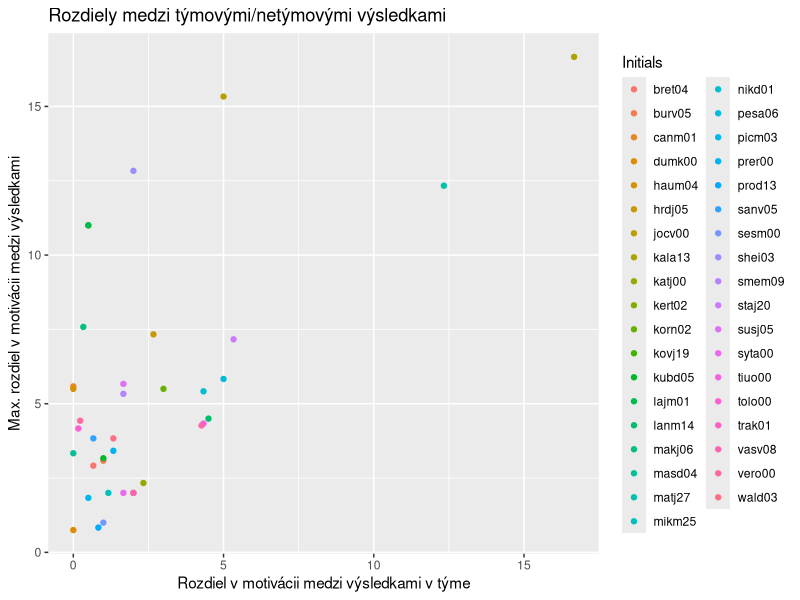
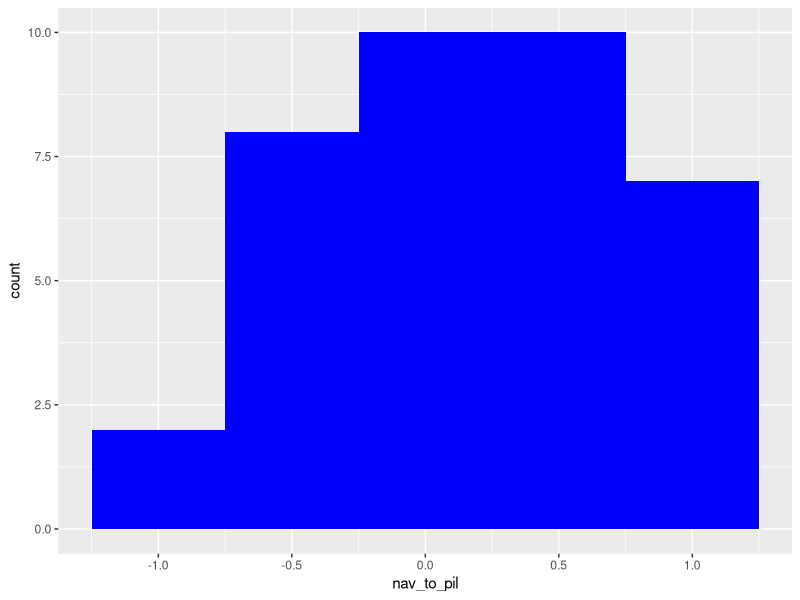
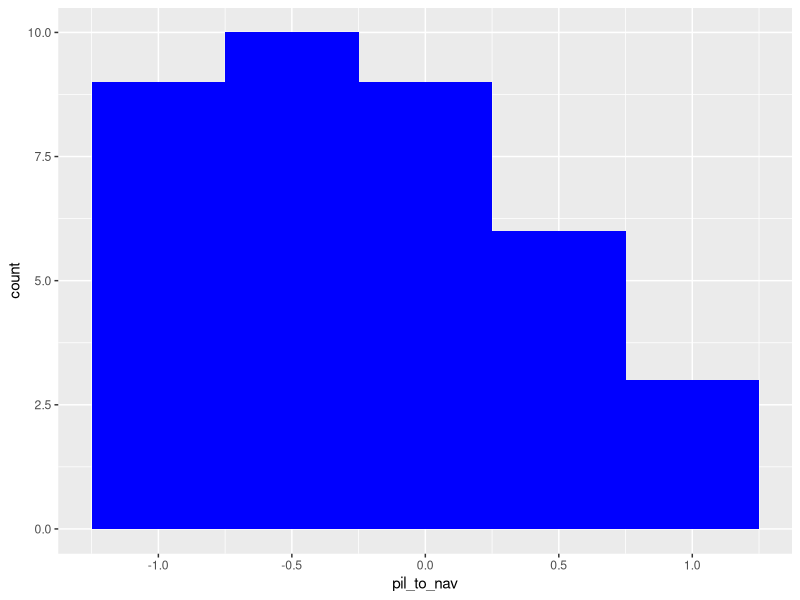
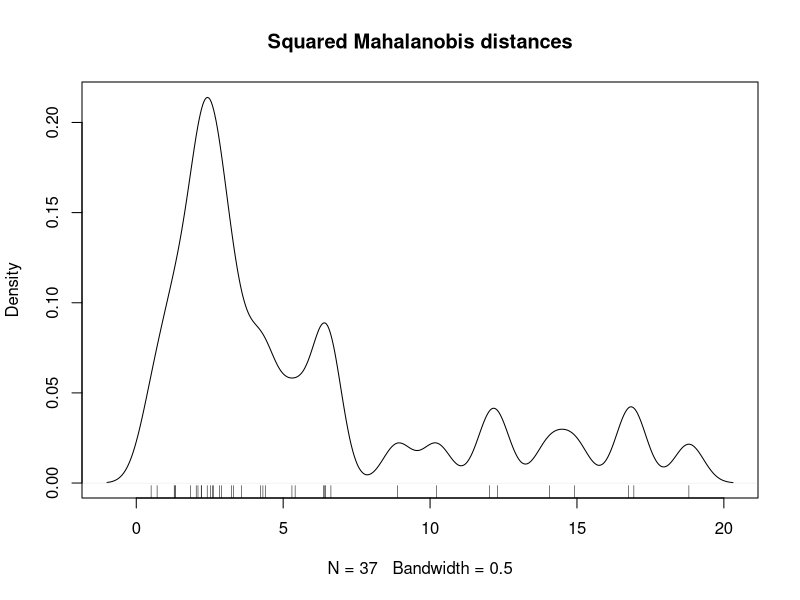
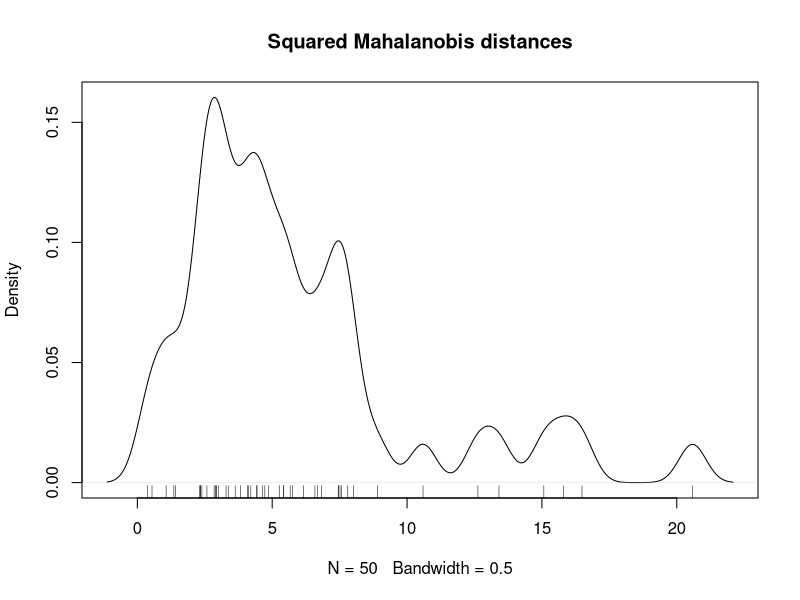

Recreate these plots in R, in order.

# Dependencies
list.of.packages <- c("openxlsx","magrittr","tidyverse")
new.packages <- list.of.packages[!(list.of.packages %in% installed.packages()[,"Package"])]
if(length(new.packages)) install.packages(new.packages)
lapply(list.of.packages, require, character.only = TRUE)
rm(list = c("list.of.packages","new.packages"))

# read xlsx data if it is not loaded yet
if (!exists("Stats")) Stats <- openxlsx::read.xlsx("Stats.xlsx", sheet = "Sheet 1")

# filtrovanie a oprava chybných
Stats <- subset(Stats,!(Student_ID %in% c("1ac81dbe09bf3f0f3eac3d67ebc7c53e") 
                        & Exc_round  == 1)) #
Stats <- subset(Stats,!(Student_ID %in% c("6f1c1fea47a3b121012af306c5824c02") 
                        & Exc_round  == 2)) #
Stats <- subset(Stats,!(Student_ID %in% c("9547de7153ef46ae8a67d6548b3c2e25")))


# personality
personality <- Stats %>% 
  group_by(Initials) %>% 
  summarize(B5_O = round(mean(B5_O)),
             B5_C = round(mean(B5_C)),
             B5_E = round(mean(B5_E)),
             B5_A = round(mean(B5_A)),
             B5_N = round(mean(B5_N)),
             SS_Exp_seek = round(mean(SS_Exp_seek)),
             SS_Boredom_susc = round(mean(SS_Boredom_susc)),
             SS_Thrill_adv = round(mean(SS_Thrill_adv)),
             SS_Disinhib= round(mean(SS_Disinhib))) %>% 
  select(Initials, B5_O:SS_Disinhib)

# students with average(for exercises) motivation by role
mot_by_role <- Stats %>% as_tibble %>%
  select(Initials, Exc_round, INNER_R1:Role_06) %>%
  gather(Round,Result,INNER_R1:INNER_R6, factor_key=TRUE) %>%
  mutate(Role = case_when(Round == "INNER_R1" ~ Role_01,
                          Round == "INNER_R2" ~ Role_02,
                          Round == "INNER_R3" ~ Role_03,
                          Round == "INNER_R4" ~ Role_04,
                          Round == "INNER_R5" ~ Role_05,
                          Round == "INNER_R6" ~ Role_06)) %>%
  select(Initials, Role, Exc_round, Round, Result) %>% 
  group_by(Initials, Role) %>% 
  summarize(mean_mot = mean(Result, na.rm = T),
            min_mot = min(Result, na.rm = T),
            max_mot = max(Result, na.rm = T),
            rng_mot = max(Result, na.rm = T) - min(Result, na.rm = T),
            .groups = "keep") %>% 
  mutate(Role = factor(Role))
 
# personal results, remove personality 
person_res <- mot_by_role %>% 
  pivot_wider(names_from = "Role",
              values_from = c("mean_mot","min_mot","max_mot","rng_mot")) %>% 
  inner_join(personality, by  = "Initials")

#rm(personality)

# exercise results
ex_res_long <- Stats %>% 
  as_tibble %>%
  select(Initials, Exc_round, INNER_R1:Role_06) %>%
  gather(Round,Result,INNER_R1:INNER_R6, factor_key=TRUE) %>%
  mutate(Role = case_when(Round == "INNER_R1" ~ Role_01,
                          Round == "INNER_R2" ~ Role_02,
                          Round == "INNER_R3" ~ Role_03,
                          Round == "INNER_R4" ~ Role_04,
                          Round == "INNER_R5" ~ Role_05,
                          Round == "INNER_R6" ~ Role_06))%>%
  select(Initials, Role, Exc_round, Round, Result) %>% 
  arrange(Initials,Role,Exc_round,Round) 





#############################################
# 1. Protikladné dynamiky u jedince v režimu Solo vs Team

dt <- mot_by_role %>% group_by(Initials) %>% 
  summarize(max_rng = max(mean_mot)-min(mean_mot),
            pct = n()) %>% 
  filter(pct > 1) %>% 
  select(-pct) %>% left_join(mot_by_role %>% 
                                filter(Role %in% c("Navigator","Pilot")) %>% 
                                group_by(Initials) %>% 
                                summarize(max_rng_team = max(mean_mot)-min(mean_mot),
                                          pct = n()) %>%
                                select(-pct),
                              by = "Initials")

ggplot(dt, aes(x = max_rng_team, y = max_rng, col = Initials)) +
  geom_point() + xlab("Rozdiel v motivácii medzi výsledkami v týme") + ylab("Max. rozdiel v motivácii medzi výsledkami") + 
  ggtitle("Rozdiely medzi týmovými/netýmovými výsledkami")



zaujimavy_vysledok1 = data.frame(Inits = dt[dt$max_rng > 4,"Initials"],
                                Reason = "Huge difference in motivation between roles")

# Team results
team_res <- ex_res_long %>%
  filter(Role %in% c("Navigator","Pilot")) %>% 
  mutate(Result2 = lead(Result,1),Result3 = lead(Result,2)) %>% 
  filter(Round %in% c("INNER_R1","INNER_R2")) %>% 
  select(Initials,Role,Result1=Result,Result2,Result3)

# Solo results
solo_res <- ex_res_long %>%
  filter(Role == "Solo") %>% 
  mutate(Result1 = Result,
         Result2 = lead(Result,1),
         Result3 = lead(Result,2),
         Result4 = lead(Result,3),
         Result5 = lead(Result,4),
         Result6 = lead(Result,5)) %>% 
  filter(Round == "INNER_R1") %>% 
  select(Initials,Role,Result1,Result2,Result3,Result4,Result5,Result6)


# dynamics
team_pil_dyn <- team_res %>% 
  mutate(c1_2 = sign(Result2 - Result1),
         c2_3 = sign(Result3 - Result2)) %>% 
  select(-(Result1:Result3)) %>% 
  filter(Role == "Pilot") %>% 
  mutate(mean_dynamics = (c1_2+c2_3)/2)
team_pil_dyn

team_nav_dyn <- team_res %>% 
  mutate(c1_2 = sign(Result2 - Result1),
         c2_3 = sign(Result3 - Result2)) %>% 
  select(-(Result1:Result3)) %>% 
  filter(Role == "Navigator") %>% 
  mutate(mean_dynamics = (c1_2+c2_3)/2)
team_nav_dyn

solo_dyn <- solo_res %>% 
  mutate(c1_2 = sign(Result2 - Result1),
         c2_3 = sign(Result3 - Result2),
         c3_4 = sign(Result4 - Result3),
         c4_5 = sign(Result5 - Result4),
         c5_6 = sign(Result6 - Result5)) %>% 
  mutate(mean_dynamics = (c1_2+c2_3+c3_4+c4_5+c5_6)/5) %>% 
  select(-(Result1:Result6)) 
solo_dyn


team_pil_dyn %>% summarize(mean = mean(mean_dynamics))
team_nav_dyn %>% summarize(mean = mean(mean_dynamics))
solo_dyn %>% summarize(mean = mean(mean_dynamics))

team_pil_dyn %>% group_by(sign(mean_dynamics)) %>%  summarize(cnt = n())
team_nav_dyn %>% group_by(sign(mean_dynamics)) %>%  summarize(cnt = n())
solo_dyn %>% group_by(sign(mean_dynamics)) %>%  summarize(cnt = n())




# prechod na navigátora/ prechod na pilota
# Navigator
nav_to_pil <- ex_res_long %>%
  filter(Role %in% c("Navigator","Pilot")) %>% 
  arrange(Initials,Exc_round,Round) %>% 
  mutate(Change = sign(lead(Result,1) - Result)) %>% 
  filter(Role %in% c("Navigator")) %>% 
  select(Initials,Role,Exc_round,Round,Change) %>% 
  pivot_wider(names_from = "Round",
              values_from = "Change") %>% 
  mutate(Change1 = ifelse(is.na(INNER_R1),INNER_R2,INNER_R1),
         Change2 = ifelse(is.na(INNER_R3),INNER_R4,INNER_R3),
         Change3 = INNER_R1) %>% 
  group_by(Initials,Role) %>% 
  summarise(Change1 = round(mean(Change1)),
            Change2 = round(mean(Change2)),
            Change3 = round(mean(Change3))) %>% 
  mutate(Change = sum(Change1,Change2,Change3, na.rm = T),
         cnt = sum(!is.na(c(Change1,Change2,Change3)))) %>% 
  mutate(nav_to_pil = Change/cnt) %>% 
  select(Initials,nav_to_pil)
nav_to_pil


ggplot(nav_to_pil, aes(x = nav_to_pil)) +
  geom_histogram(binwidth = .5, fill = "blue")


zaujimavy_vysledok2 = data.frame(Inits = nav_to_pil[nav_to_pil$nav_to_pil == 1,"Initials"],
                                 Reason = "Nav to pilot always ascending")
zaujimavy_vysledok3 = data.frame(Inits = nav_to_pil[nav_to_pil$nav_to_pil == -1,"Initials"],
                                 Reason = "Nav to pilot always descending")



#  Pilot to navigator changes
pil_to_nav <- ex_res_long %>%
  filter(Role %in% c("Navigator","Pilot")) %>% 
  arrange(Initials,Exc_round,Round) %>% 
  mutate(Change = sign(lead(Result,1) - Result)) %>% 
  filter(Role %in% c("Pilot")) %>% 
  select(Initials,Role,Exc_round,Round,Change) %>% 
  pivot_wider(names_from = "Round",
              values_from = "Change") %>% 
  mutate(Change1 = ifelse(is.na(INNER_R1),INNER_R2,INNER_R1),
         Change2 = ifelse(is.na(INNER_R3),INNER_R4,INNER_R3),
         Change3 = INNER_R1) %>% 
  group_by(Initials,Role) %>% 
  summarise(Change1 = round(mean(Change1)),
            Change2 = round(mean(Change2)),
            Change3 = round(mean(Change3))) %>% 
  mutate(Change = sum(Change1,Change2,Change3, na.rm = T),
         cnt = sum(!is.na(c(Change1,Change2,Change3)))) %>% 
  mutate(pil_to_nav = Change/cnt) %>% 
  select(Initials,pil_to_nav)
pil_to_nav

ggplot(pil_to_nav, aes(x = pil_to_nav)) +
  geom_histogram(binwidth = .5, fill = "blue")


zaujimavy_vysledok4 = data.frame(Inits = pil_to_nav[pil_to_nav$pil_to_nav == 1,"Initials"],
                                 Reason = "Pilot to nav always ascending")
zaujimavy_vysledok5 = data.frame(Inits = pil_to_nav[pil_to_nav$pil_to_nav == -1,"Initials"],
                                 Reason = "Pilot to nav always descending")

team <- ex_res_long %>%
  filter(Role %in% c("Navigator","Pilot")) %>% 
  arrange(Initials,Exc_round,Round) %>% 
  filter(Role %in% c("Pilot", "Navigator")) %>% 
  mutate(Round = case_when(Round %in% c("INNER_R1","INNER_R2") ~ "R1",
                           Round %in% c("INNER_R3","INNER_R4") ~ "R2",
                           Round %in% c("INNER_R5","INNER_R6") ~ "R3")) %>% 
  mutate(Round = ifelse(Role =="Pilot",paste0("P_",Round),paste0("N_",Round))) %>% 
  group_by(Initials,Round) %>% 
  summarise(Result = round(mean(Result)), .groups = "keep") %>% 
  pivot_wider(names_from = "Round",
              values_from = "Result") %>% 
  as.data.frame

rownames(team) = team$Initials
team %<>% select(N_R1:P_R3)

D2 <- mahalanobis(team,colMeans(team), cov(team))
plot(density(D2, bw = 0.5),
     main="Squared Mahalanobis distances") ; rug(D2)
names(D2[D2 > 8])

zaujimavy_vysledok6 = data.frame(Initials = names(D2[D2 > 8]),
                                 Reason = "Different behavior from others in teams")


solo <- ex_res_long %>%
  arrange(Initials,Exc_round,Round) %>% 
  filter(Role %in% c("Solo")) %>% 
  pivot_wider(names_from = "Round",
              values_from = "Result") %>% 
  mutate(ID = paste(Initials,Exc_round, sep = "_")) %>% 
  select(ID,INNER_R1:INNER_R6) %>% as.data.frame

rownames(solo) = solo$ID
solo %<>% select(INNER_R1:INNER_R6)


D2s <- mahalanobis(solo, colMeans(solo), cov(solo))
plot(density(D2s, bw = 0.5),
     main="Squared Mahalanobis distances") ; rug(D2s)
names(D2s[D2s > 10])


zaujimavy_vysledok7 = data.frame(Initials = names(D2s[D2s > 10]),
                                 Reason = "Different behavior from others while solo (includes outer exercise)")

outv <- rbind(zaujimavy_vysledok1,
              zaujimavy_vysledok2,
              zaujimavy_vysledok3,
              zaujimavy_vysledok4,
              zaujimavy_vysledok5,
              zaujimavy_vysledok6,
              zaujimavy_vysledok7)

 
write.xlsx(outv, file = "Different.xlsx", colNames = TRUE, overwrite = TRUE)

